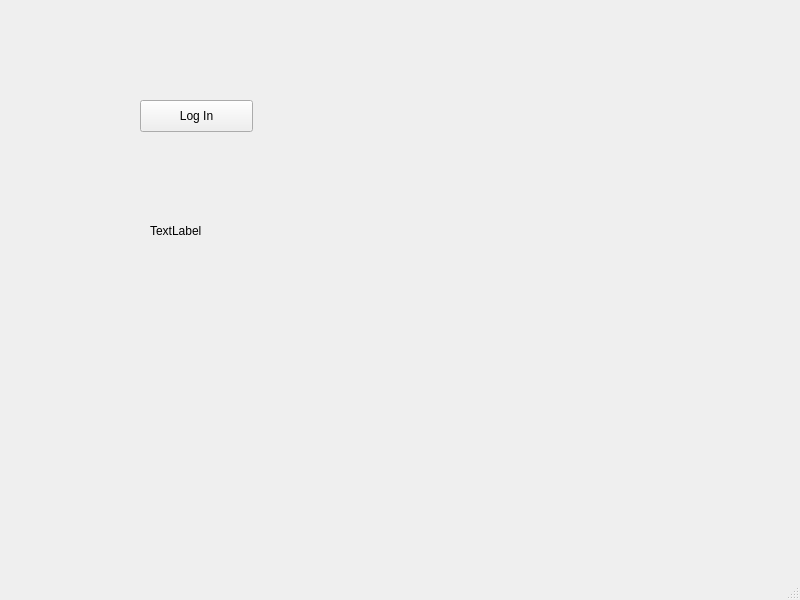
<?xml version="1.0" encoding="UTF-8"?>
<ui version="4.0">
 <class>FirstWindow</class>
 <widget class="QMainWindow" name="FirstWindow">
  <property name="geometry">
   <rect>
    <x>0</x>
    <y>0</y>
    <width>800</width>
    <height>600</height>
   </rect>
  </property>
  <property name="windowTitle">
   <string>MainWindow</string>
  </property>
  <widget class="QWidget" name="centralwidget">
   <widget class="QPushButton" name="pushButton">
    <property name="geometry">
     <rect>
      <x>140</x>
      <y>100</y>
      <width>113</width>
      <height>32</height>
     </rect>
    </property>
    <property name="text">
     <string>Log In</string>
    </property>
   </widget>
   <widget class="QLabel" name="label_test">
    <property name="geometry">
     <rect>
      <x>150</x>
      <y>210</y>
      <width>241</width>
      <height>41</height>
     </rect>
    </property>
    <property name="text">
     <string>TextLabel</string>
    </property>
   </widget>
  </widget>
  <widget class="QMenuBar" name="menubar">
   <property name="geometry">
    <rect>
     <x>0</x>
     <y>0</y>
     <width>800</width>
     <height>22</height>
    </rect>
   </property>
  </widget>
  <widget class="QStatusBar" name="statusbar"/>
 </widget>
 <resources/>
 <connections/>
</ui>
